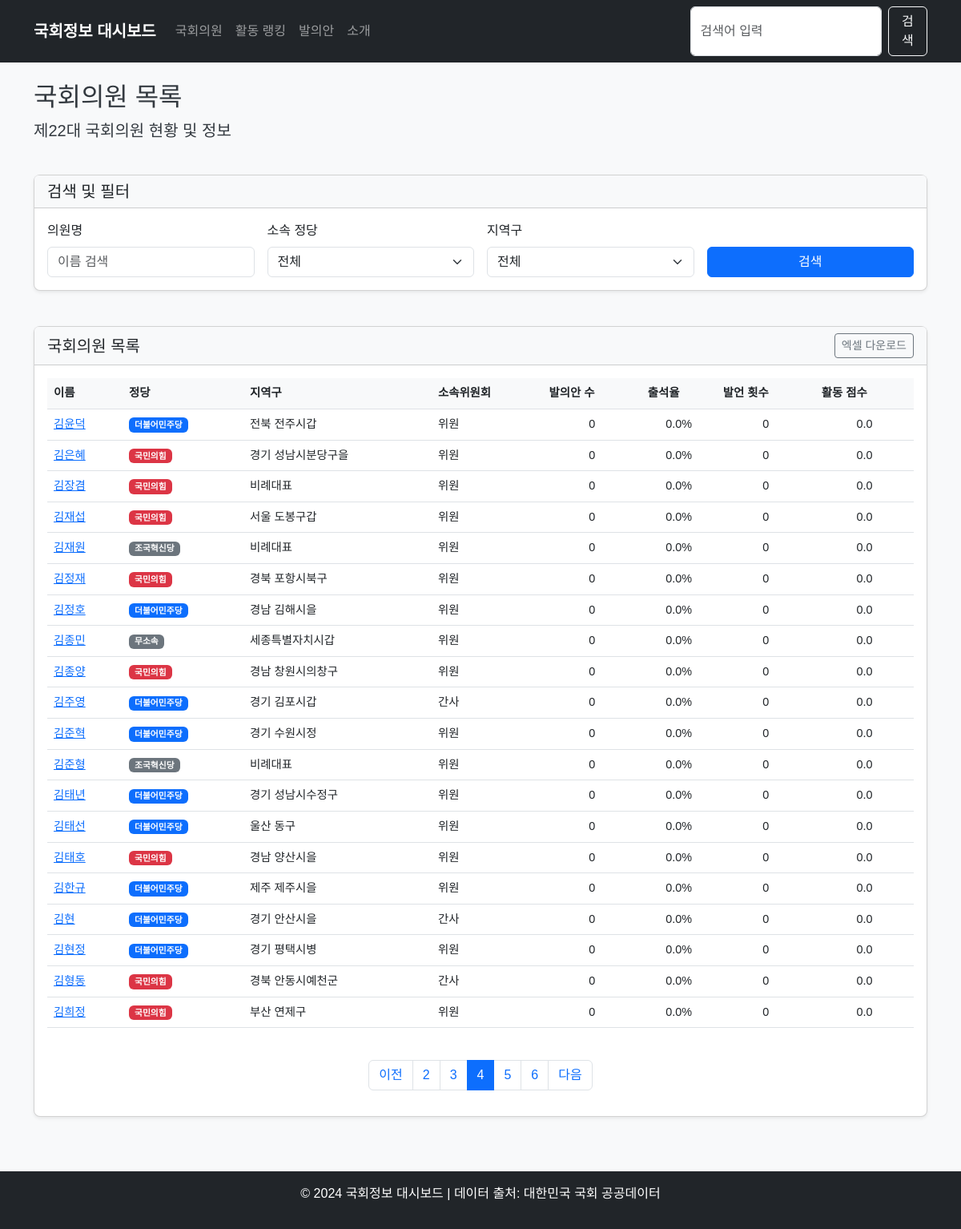
Page /members?name=&party=&district=&page=4 on the committed database.
### app/models/member.py (models this page shows)
class Member(Base):
    __tablename__ = "members"
    id = Column(Integer, primary_key=True, index=True)
    name = Column(String, index=True)
    hanja_name = Column(String, nullable=True)  # 한자명
    eng_name = Column(String, nullable=True)    # 영문명
    birth_date = Column(Date, nullable=True)    # 생년월일
    birth_gbn = Column(String, nullable=True)   # 음/양력 구분
    position = Column(String, nullable=True)    # 직책명
    party = Column(String, index=True)          # 정당명
    district = Column(String, index=True)       # 선거구
    committee = Column(String, nullable=True)   # 대표 위원회
    committees = Column(Text, nullable=True)    # 소속 위원회 목록 (쉼표로 구분)
    reele_gbn = Column(String, nullable=True)   # 재선 구분
    units = Column(String, nullable=True)       # 당선 수
    tel_no = Column(String, nullable=True)      # 전화번호
    email = Column(String, nullable=True)       # 이메일
    homepage = Column(String, nullable=True)    # 홈페이지
    num_bills = Column(Integer, default=0)       # 발의안 개수
    attendance_rate = Column(Float, default=0.0) # 참석율 (%)
    speech_count = Column(Integer, default=0)    # 발언 횟수
    activity_score = Column(Float, default=0.0)  # 활동 점수 (자체 계산)
    bill_pass_rate = Column(Float, default=0.0)  # 법안 통과율 (%)
    is_active = Column(Boolean, default=True)
    last_updated = Column(Date, nullable=True)

### app/main.py (the view)
@app.get("/members", response_class=HTMLResponse)
async def members_page(
    request: Request,
    db: Session = Depends(get_db),
    name: Optional[str] = None,
    party: Optional[str] = None,
    district: Optional[str] = None,
    page: int = 1,
    limit: int = 20
):
    query = db.query(MemberModel)
    if name:
        query = query.filter(MemberModel.name.contains(name))
    if party:
        query = query.filter(MemberModel.party == party)
    if district:
        query = query.filter(MemberModel.district.contains(district))
    total = query.count()
    total_pages = (total + limit - 1) // limit
    if page < 1:
        page = 1
    elif page > total_pages and total_pages > 0:
        page = total_pages
    offset = (page - 1) * limit
    members = query.offset(offset).limit(limit).all()
    if total_pages <= 5:
        page_range = range(1, total_pages + 1)
    else:
        start_page = max(1, page - 2)
        end_page = min(total_pages, page + 2)
        page_range = range(start_page, end_page + 1)
    return templates.TemplateResponse(
        "members.html",
        {
            "request": request,
            "members": members,
            "total": total,
            "page": page,
            "limit": limit,
            "total_pages": total_pages,
            "page_range": page_range,
            "name": name or "",
            "party": party or "",
            "district": district or ""
        }
    )

### app/templates/members.html (shortened to what this page needs)
{% extends "base.html" %}
{% block content %}
<div class="row">
    <div class="col-12 mb-4">
        <h2>국회의원 목록</h2>
        <p class="lead">제22대 국회의원 현황 및 정보</p>
    </div>
</div>
<div class="row mb-4">
    <div class="col-12">
        <div class="card">
            <div class="card-header">
                <h5 class="mb-0">검색 및 필터</h5>
            </div>
            <div class="card-body">
                <form action="/members" method="get" class="row g-3">
                    <div class="col-md-3">
                        <label for="name" class="form-label">의원명</label>
                        <input type="text" class="form-control" id="name" name="name" placeholder="이름 검색" value="{{ name }}">
                    </div>
                    <div class="col-md-3">
                        <label for="party" class="form-label">소속 정당</label>
                        <select class="form-select" id="party" name="party">
                            <option value="">전체</option>
                        </select>
                    </div>
                    <div class="col-md-3">
                        <label for="district" class="form-label">지역구</label>
                        <select class="form-select" id="district" name="district">
                            <option value="">전체</option>
                        </select>
                    </div>
                    <div class="col-md-3 d-flex align-items-end">
                        <button type="submit" class="btn btn-primary w-100">검색</button>
                    </div>
                </form>
            </div>
        </div>
    </div>
</div>
<div class="row">
    <div class="col-12">
        <div class="card">
            <div class="card-header d-flex justify-content-between align-items-center">
                <h5 class="mb-0">국회의원 목록</h5>
                <div>
                    <button class="btn btn-sm btn-outline-secondary">엑셀 다운로드</button>
                </div>
            </div>
            <div class="card-body">
                <div class="table-responsive">
                    <table class="table table-hover">
                        <thead>
                            <tr>
                                <th scope="col">이름</th>
                                <th scope="col">정당</th>
                                <th scope="col">지역구</th>
                                <th scope="col">소속위원회</th>
                                <th scope="col">발의안 수</th>
                                <th scope="col">출석율</th>
                                <th scope="col">발언 횟수</th>
                                <th scope="col">활동 점수</th>
                            </tr>
                        </thead>
                        <tbody>
                            {% for member in members %}
                            <tr>
                                <td><a href="/members/{{ member.id }}">{{ member.name }}</a></td>
                                <td>
                                    {% if member.party == "국민의힘" %}
                                    <span class="badge bg-danger">{{ member.party }}</span>
                                    {% elif member.party == "더불어민주당" %}
                                    <span class="badge bg-primary">{{ member.party }}</span>
                                    {% elif member.party == "정의당" %}
                                    <span class="badge bg-warning text-dark">{{ member.party }}</span>
                                    {% else %}
                                    <span class="badge bg-secondary">{{ member.party }}</span>
                                    {% endif %}
                                </td>
                                <td>{{ member.district }}</td>
                                <td>{{ member.position }}</td>
                                <td class="text-center">{{ member.num_bills }}</td>
                                <td class="text-center">{{ member.attendance_rate }}%</td>
                                <td class="text-center">{{ member.speech_count }}</td>
                                <td class="text-center">{{ member.activity_score }}</td>
                            </tr>
                            {% else %}
                            <tr>
                                <td colspan="8" class="text-center">검색 결과가 없습니다.</td>
                            </tr>
                            {% endfor %}
                        </tbody>
                    </table>
                </div>
                <nav aria-label="Page navigation">
                    <ul class="pagination justify-content-center mt-4">
                        <li class="page-item {% if page == 1 %}disabled{% endif %}">
                            <a class="page-link" href="?name={{ name }}&party={{ party }}&district={{ district }}&page={{ page - 1 }}" tabindex="-1" {% if page == 1 %}aria-disabled="true"{% endif %}>이전</a>
                        </li>
                        {% for p in page_range %}
                        <li class="page-item {% if p == page %}active{% endif %}">
                            <a class="page-link" href="?name={{ name }}&party={{ party }}&district={{ district }}&page={{ p }}">{{ p }}</a>
                        </li>
                        {% endfor %}
                        <li class="page-item {% if page >= total_pages %}disabled{% endif %}">
                            <a class="page-link" href="?name={{ name }}&party={{ party }}&district={{ district }}&page={{ page + 1 }}" {% if page >= total_pages %}aria-disabled="true"{% endif %}>다음</a>
                        </li>
                    </ul>
                </nav>
            </div>
        </div>
    </div>
</div>
{% endblock %}

### app/static/css/style.css (style rules this page uses)
body { font-family: 'Noto Sans KR', sans-serif; background-color: #f8f9fa; color: #343a40; }
.card { margin-bottom: 20px; border-radius: 0.5rem; box-shadow: 0 0.125rem 0.25rem rgba(0, 0, 0, 0.075); }
.card-header { background-color: #f8f9fa; font-weight: 600; }
.table { font-size: 0.9rem; }
.table th { font-weight: 600; background-color: #f8f9fa; }

### rows in the picture
Member: name "김윤덕", party "더불어민주당", district "전북 전주시갑", position "위원", num_bills "0", attendance_rate "0.0", speech_count "0", activity_score "0.0"
Member: name "김은혜", party "국민의힘", district "경기 성남시분당구을", position "위원", num_bills "0", attendance_rate "0.0", speech_count "0", activity_score "0.0"
Member: name "김장겸", party "국민의힘", district "비례대표", position "위원", num_bills "0", attendance_rate "0.0", speech_count "0", activity_score "0.0"
Member: name "김재섭", party "국민의힘", district "서울 도봉구갑", position "위원", num_bills "0", attendance_rate "0.0", speech_count "0", activity_score "0.0"
Member: name "김재원", party "조국혁신당", district "비례대표", position "위원", num_bills "0", attendance_rate "0.0", speech_count "0", activity_score "0.0"
Member: name "김정재", party "국민의힘", district "경북 포항시북구", position "위원", num_bills "0", attendance_rate "0.0", speech_count "0", activity_score "0.0"
Member: name "김정호", party "더불어민주당", district "경남 김해시을", position "위원", num_bills "0", attendance_rate "0.0", speech_count "0", activity_score "0.0"
Member: name "김종민", party "무소속", district "세종특별자치시갑", position "위원", num_bills "0", attendance_rate "0.0", speech_count "0", activity_score "0.0"
Member: name "김종양", party "국민의힘", district "경남 창원시의창구", position "위원", num_bills "0", attendance_rate "0.0", speech_count "0", activity_score "0.0"
Member: name "김주영", party "더불어민주당", district "경기 김포시갑", position "간사", num_bills "0", attendance_rate "0.0", speech_count "0", activity_score "0.0"
Member: name "김준혁", party "더불어민주당", district "경기 수원시정", position "위원", num_bills "0", attendance_rate "0.0", speech_count "0", activity_score "0.0"
Member: name "김준형", party "조국혁신당", district "비례대표", position "위원", num_bills "0", attendance_rate "0.0", speech_count "0", activity_score "0.0"
Member: name "김태년", party "더불어민주당", district "경기 성남시수정구", position "위원", num_bills "0", attendance_rate "0.0", speech_count "0", activity_score "0.0"
Member: name "김태선", party "더불어민주당", district "울산 동구", position "위원", num_bills "0", attendance_rate "0.0", speech_count "0", activity_score "0.0"
Member: name "김태호", party "국민의힘", district "경남 양산시을", position "위원", num_bills "0", attendance_rate "0.0", speech_count "0", activity_score "0.0"
Member: name "김한규", party "더불어민주당", district "제주 제주시을", position "위원", num_bills "0", attendance_rate "0.0", speech_count "0", activity_score "0.0"
Member: name "김현", party "더불어민주당", district "경기 안산시을", position "간사", num_bills "0", attendance_rate "0.0", speech_count "0", activity_score "0.0"
Member: name "김현정", party "더불어민주당", district "경기 평택시병", position "위원", num_bills "0", attendance_rate "0.0", speech_count "0", activity_score "0.0"
Member: name "김형동", party "국민의힘", district "경북 안동시예천군", position "간사", num_bills "0", attendance_rate "0.0", speech_count "0", activity_score "0.0"
Member: name "김희정", party "국민의힘", district "부산 연제구", position "위원", num_bills "0", attendance_rate "0.0", speech_count "0", activity_score "0.0"

### other values in the picture
{{ p }} "2" "3" "4" "5" "6"
